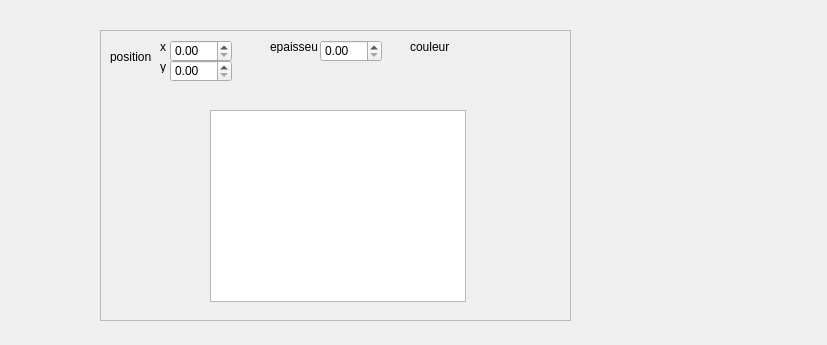
<?xml version="1.0" encoding="UTF-8"?>
<ui version="4.0">
 <class>EditShape</class>
 <widget class="QWidget" name="EditShape">
  <property name="geometry">
   <rect>
    <x>0</x>
    <y>0</y>
    <width>827</width>
    <height>345</height>
   </rect>
  </property>
  <property name="windowTitle">
   <string>Form</string>
  </property>
  <widget class="QFrame" name="frame">
   <property name="geometry">
    <rect>
     <x>100</x>
     <y>30</y>
     <width>471</width>
     <height>291</height>
    </rect>
   </property>
   <property name="frameShape">
    <enum>QFrame::StyledPanel</enum>
   </property>
   <property name="frameShadow">
    <enum>QFrame::Raised</enum>
   </property>
   <widget class="QLabel" name="label">
    <property name="geometry">
     <rect>
      <x>10</x>
      <y>20</y>
      <width>42</width>
      <height>13</height>
     </rect>
    </property>
    <property name="text">
     <string>positions</string>
    </property>
   </widget>
   <widget class="QLabel" name="label_2">
    <property name="geometry">
     <rect>
      <x>60</x>
      <y>10</y>
      <width>47</width>
      <height>13</height>
     </rect>
    </property>
    <property name="text">
     <string>x</string>
    </property>
   </widget>
   <widget class="QLabel" name="label_3">
    <property name="geometry">
     <rect>
      <x>60</x>
      <y>30</y>
      <width>47</width>
      <height>13</height>
     </rect>
    </property>
    <property name="text">
     <string>y</string>
    </property>
   </widget>
   <widget class="QLabel" name="label_4">
    <property name="geometry">
     <rect>
      <x>170</x>
      <y>10</y>
      <width>47</width>
      <height>13</height>
     </rect>
    </property>
    <property name="text">
     <string>epaisseur</string>
    </property>
   </widget>
   <widget class="QLabel" name="label_5">
    <property name="geometry">
     <rect>
      <x>310</x>
      <y>10</y>
      <width>47</width>
      <height>13</height>
     </rect>
    </property>
    <property name="text">
     <string>couleur</string>
    </property>
   </widget>
   <widget class="QGraphicsView" name="graphicsView">
    <property name="geometry">
     <rect>
      <x>110</x>
      <y>80</y>
      <width>256</width>
      <height>192</height>
     </rect>
    </property>
   </widget>
   <widget class="QDoubleSpinBox" name="box_x">
    <property name="geometry">
     <rect>
      <x>70</x>
      <y>10</y>
      <width>62</width>
      <height>22</height>
     </rect>
    </property>
   </widget>
   <widget class="QDoubleSpinBox" name="box_y">
    <property name="geometry">
     <rect>
      <x>70</x>
      <y>30</y>
      <width>62</width>
      <height>22</height>
     </rect>
    </property>
   </widget>
   <widget class="QDoubleSpinBox" name="box_ep">
    <property name="geometry">
     <rect>
      <x>220</x>
      <y>10</y>
      <width>62</width>
      <height>22</height>
     </rect>
    </property>
   </widget>
  </widget>
 </widget>
 <resources/>
 <connections/>
</ui>
